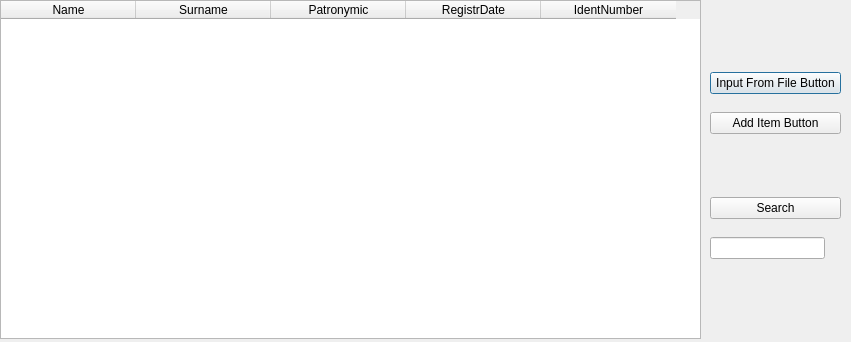
<?xml version="1.0" encoding="UTF-8"?>
<ui version="4.0">
 <class>btree</class>
 <widget class="QDialog" name="btree">
  <property name="geometry">
   <rect>
    <x>0</x>
    <y>0</y>
    <width>851</width>
    <height>342</height>
   </rect>
  </property>
  <property name="windowTitle">
   <string>Dialog</string>
  </property>
  <widget class="QWidget" name="">
   <property name="geometry">
    <rect>
     <x>710</x>
     <y>60</y>
     <width>131</width>
     <height>211</height>
    </rect>
   </property>
   <layout class="QVBoxLayout" name="verticalLayout">
    <item>
     <widget class="QPushButton" name="Input_From_File">
      <property name="text">
       <string>Input From File Button</string>
      </property>
     </widget>
    </item>
    <item>
     <widget class="QPushButton" name="Add_Button">
      <property name="text">
       <string>Add Item Button</string>
      </property>
     </widget>
    </item>
    <item>
     <spacer name="verticalSpacer">
      <property name="orientation">
       <enum>Qt::Vertical</enum>
      </property>
      <property name="sizeType">
       <enum>QSizePolicy::Fixed</enum>
      </property>
      <property name="sizeHint" stdset="0">
       <size>
        <width>20</width>
        <height>45</height>
       </size>
      </property>
     </spacer>
    </item>
    <item>
     <widget class="QPushButton" name="SearchButton">
      <property name="text">
       <string>Search</string>
      </property>
     </widget>
    </item>
    <item>
     <widget class="QLineEdit" name="editSearch">
      <property name="enabled">
       <bool>true</bool>
      </property>
      <property name="maximumSize">
       <size>
        <width>115</width>
        <height>16777215</height>
       </size>
      </property>
      <property name="alignment">
       <set>Qt::AlignCenter</set>
      </property>
     </widget>
    </item>
   </layout>
  </widget>
  <widget class="QTableWidget" name="tableWidget">
   <property name="geometry">
    <rect>
     <x>0</x>
     <y>0</y>
     <width>701</width>
     <height>339</height>
    </rect>
   </property>
   <attribute name="horizontalHeaderDefaultSectionSize">
    <number>135</number>
   </attribute>
   <column>
    <property name="text">
     <string>Name</string>
    </property>
   </column>
   <column>
    <property name="text">
     <string>Surname</string>
    </property>
   </column>
   <column>
    <property name="text">
     <string>Patronymic</string>
    </property>
   </column>
   <column>
    <property name="text">
     <string>RegistrDate</string>
    </property>
   </column>
   <column>
    <property name="text">
     <string>IdentNumber</string>
    </property>
   </column>
  </widget>
 </widget>
 <resources/>
 <connections/>
</ui>
